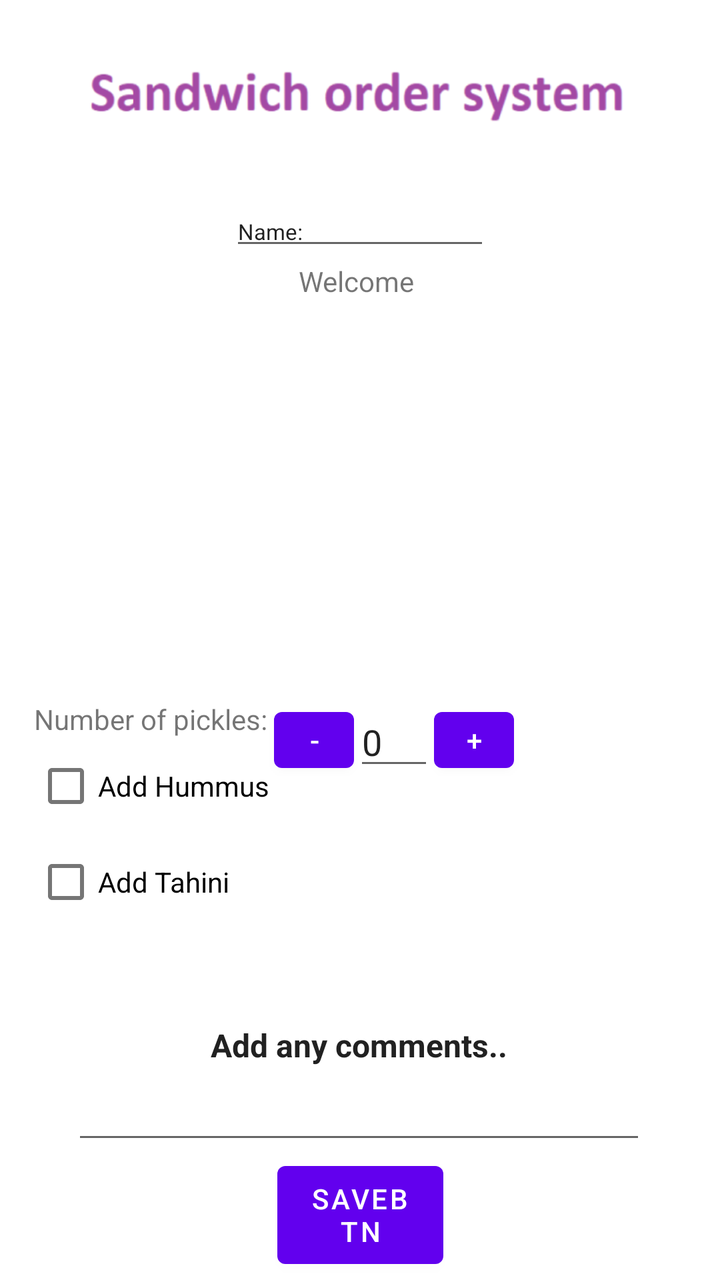
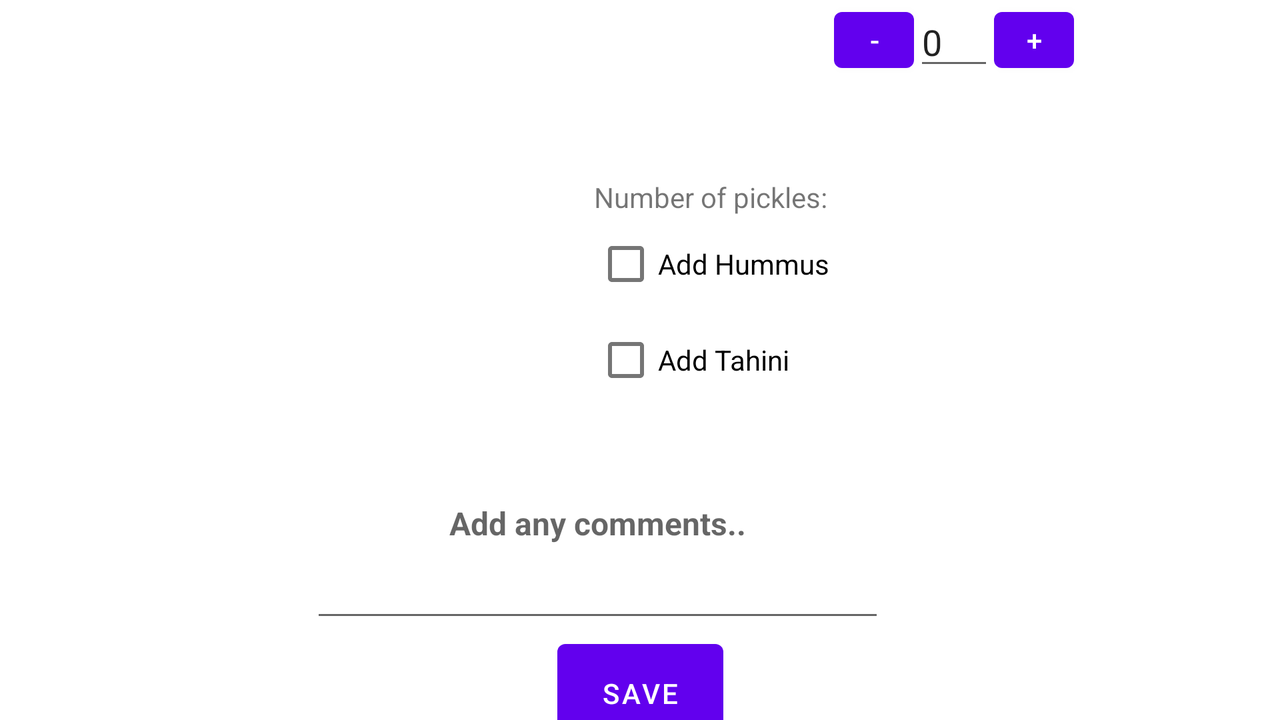

One screen, two layout resources from the same app: the default and the repository's alternative for another configuration. Each is rendered where Android would select it; the XML of both is given below.
<!-- AndroidManifest.xml: application theme Theme.Post_pc_ex7 -->
<!-- res/layout/new_order.xml -->
<?xml version="1.0" encoding="utf-8"?>
<androidx.constraintlayout.widget.ConstraintLayout
    xmlns:android="http://schemas.android.com/apk/res/android"
    xmlns:app="http://schemas.android.com/apk/res-auto"
    xmlns:tools="http://schemas.android.com/tools"
    android:layout_width="match_parent"
    android:layout_height="match_parent">

    <TextView
        android:id="@+id/welcomeTextView"
        android:layout_marginStart="100dp"
        android:layout_marginEnd="30dp"
        android:layout_marginTop="40dp"
        app:layout_constraintRight_toRightOf="@+id/layout"
        app:layout_constraintLeft_toLeftOf="@+id/layout"
        android:layout_width="wrap_content"
        app:layout_constraintRight_toLeftOf="@id/nameTextView"
        android:layout_height="wrap_content"
        android:visibility="gone"
        app:layout_constraintBottom_toTopOf="@id/sandwichImageView"
        android:text="Welcome                       "
        tools:layout_editor_absoluteX="55dp"
        tools:layout_editor_absoluteY="111dp" />

    <TextView
        android:id="@+id/nameTextView"
        app:layout_constraintBottom_toTopOf="@id/sandwichImageView"
        app:layout_constraintLeft_toRightOf="@id/welcomeTextView"
        android:layout_width="wrap_content"
        app:layout_constraintRight_toRightOf="parent"
        app:layout_constraintLeft_toLeftOf="parent"
        android:layout_height="wrap_content"
        android:text="Welcome "
        tools:layout_editor_absoluteX="214dp"
        tools:layout_editor_absoluteY="111dp" />


    <ImageView
        android:id="@+id/saveImage"
        android:layout_width="83dp"
        app:layout_constraintRight_toRightOf="parent"
        app:layout_constraintLeft_toLeftOf="parent"
        android:layout_height="61dp"
        android:src="@android:drawable/ic_menu_save"
        tools:layout_editor_absoluteX="154dp"
        app:layout_constraintTop_toBottomOf="@id/editCommentsEditText"
        tools:layout_editor_absoluteY="612dp" />

    <ImageView
        android:id="@+id/sandwichImageView"
        android:layout_width="156dp"
        android:layout_height="200dp"
        app:layout_constraintRight_toRightOf="parent"
        app:layout_constraintLeft_toLeftOf="parent"
        app:layout_constraintBottom_toTopOf="@id/picklesTextView"
        android:src="@drawable/sandwich"
        tools:layout_editor_absoluteX="113dp"
        tools:layout_editor_absoluteY="154dp" />

    <EditText
        android:id="@+id/editCommentsEditText"
        android:layout_width="287dp"
        android:layout_marginStart="32dp"
        android:layout_marginEnd="32dp"
        android:layout_marginBottom="32dp"
        android:ellipsize="start"
        android:gravity="center"
        android:textColor="#212121"
        android:textSize="16sp"
        android:textStyle="bold"
        app:autoSizeMaxTextSize="100sp"
        app:autoSizeMinTextSize="14sp"
        app:autoSizeStepGranularity="2sp"
        app:autoSizeTextType="uniform"
        android:layout_height="112dp"
        android:ems="10"
        android:inputType="textPersonName"
        android:text="Add any comments.."
        app:layout_constraintHorizontal_bias="0.427"
        app:layout_constraintLeft_toLeftOf="parent"
        app:layout_constraintRight_toRightOf="parent"
        app:layout_constraintTop_toBottomOf="@id/addTahiniCheckBox" />

    <CheckBox
        android:id="@+id/addHummusCheckBox"
        app:layout_constraintLeft_toLeftOf="@id/frameLayout"
        android:layout_width="wrap_content"
        android:layout_height="wrap_content"
        android:text="Add Hummus"
        android:layout_marginStart="15dp"
        app:layout_constraintTop_toBottomOf="@+id/picklesTextView"
        tools:layout_editor_absoluteX="59dp" />

    <CheckBox
        android:id="@+id/addTahiniCheckBox"
        android:layout_width="wrap_content"
        android:layout_marginStart="15dp"
        app:layout_constraintLeft_toLeftOf="@id/frameLayout"
        android:layout_height="wrap_content"
        android:text="Add Tahini"
        app:layout_constraintTop_toBottomOf="@+id/addHummusCheckBox"
        tools:layout_editor_absoluteX="59dp"
        tools:layout_editor_absoluteY="443dp" />



    <TextView
        android:id="@+id/picklesTextView"
        android:layout_width="wrap_content"
        app:layout_constraintLeft_toLeftOf="@id/frameLayout"
        app:layout_constraintTop_toBottomOf="@+id/layout"
        android:layout_height="wrap_content"
        android:layout_marginStart="15dp"
        android:text="Number of pickles: "
        tools:layout_editor_absoluteX="62dp"
        tools:layout_editor_absoluteY="374dp" />

    <EditText
        android:id="@+id/editTextTextPersonName"
        android:layout_width="wrap_content"
        android:layout_height="wrap_content"
        android:layout_weight="1"
        android:ems="10"
        android:textSize="11sp"
        app:layout_constraintLeft_toLeftOf="parent"
        app:layout_constraintRight_toRightOf="parent"
        app:layout_constraintBottom_toTopOf="@id/welcomeTextView"
        android:layout_marginBottom="20sp"
        android:inputType="textPersonName"
        android:text="Name: " />

    <ImageView
        android:id="@+id/x_image"
        app:layout_constraintLeft_toRightOf="@id/plus"
        android:layout_width="20dp"
        android:layout_height="20dp"
        android:visibility="gone"
        app:layout_constraintTop_toBottomOf="@id/sandwichImageView"
        android:src="@drawable/x"
         />

    <ImageView
        android:id="@+id/order_image"
        android:layout_width="wrap_content"
        app:layout_constraintRight_toRightOf="parent"
        app:layout_constraintLeft_toLeftOf="parent"
        android:layout_height="wrap_content"
        android:layout_weight="1"
        android:layout_marginTop="40dp"
        app:layout_constraintBottom_toTopOf="@id/welcomeTextView"
        android:src="@drawable/order_system"
        />

    <LinearLayout
        android:id="@+id/layout"
        android:layout_width="421dp"
        android:layout_height="350dp"
        android:layout_marginBottom="29dp"
        android:orientation="horizontal"
        app:layout_constraintTop_toTopOf="parent"
        tools:layout_editor_absoluteX="-10dp">




    </LinearLayout>

    <FrameLayout
        android:id="@+id/frameLayout"
        android:layout_width="358dp"
        android:layout_height="119dp"
        app:layout_constraintEnd_toEndOf="parent"
        tools:layout_editor_absoluteY="350dp">



    </FrameLayout>

    <Button
        android:id="@+id/minus"
        android:layout_width="40dp"
        android:layout_height="40dp"
        app:layout_constraintTop_toBottomOf="@id/sandwichImageView"
        android:text="-"
        app:layout_constraintLeft_toRightOf="@id/picklesTextView"
        tools:layout_editor_absoluteX="68dp"
        tools:layout_editor_absoluteY="667dp" />

    <Button
        android:id="@+id/plus"
        android:layout_width="40dp"
        app:layout_constraintTop_toBottomOf="@id/sandwichImageView"
        android:layout_height="40dp"
        app:layout_constraintLeft_toRightOf="@id/editNumberPicklesText"
        android:text="+"
        tools:layout_editor_absoluteX="149dp"
        tools:layout_editor_absoluteY="667dp" />

    <EditText
        android:id="@+id/editNumberPicklesText"
        android:layout_width="40dp"
        app:layout_constraintTop_toBottomOf="@id/sandwichImageView"
        app:layout_constraintLeft_toRightOf="@id/minus"
        android:layout_height="40dp"
        android:ems="20"
        android:maxLength="2"
        android:text="0"
        android:inputType="number"
        tools:layout_editor_absoluteX="109dp"
        tools:layout_editor_absoluteY="667dp" />

    <Button
        android:id="@+id/saveImageButton"
        android:text="saveBtn"
        android:layout_width="83dp"
        app:layout_constraintRight_toRightOf="parent"
        app:layout_constraintLeft_toLeftOf="parent"
        android:layout_height="61dp"
        app:srcCompat="@android:drawable/ic_menu_save"
        tools:layout_editor_absoluteX="154dp"
        android:visibility="visible"
        app:layout_constraintTop_toBottomOf="@id/editCommentsEditText"
        tools:layout_editor_absoluteY="612dp" />



</androidx.constraintlayout.widget.ConstraintLayout>
<!-- resources referenced by this layout -->
<resources>
  <!-- drawable order_system: png bitmap (drawable, 19589 bytes) -->
  <!-- drawable x: png bitmap (drawable, 1632 bytes) -->
  <style name="Theme.Post_pc_ex7" parent="Theme.MaterialComponents.DayNight.DarkActionBar">
          
          <item name="colorPrimary">@color/purple_500</item>
          <item name="colorPrimaryVariant">@color/purple_700</item>
          <item name="colorOnPrimary">@color/white</item>
          
          <item name="colorSecondary">@color/teal_200</item>
          <item name="colorSecondaryVariant">@color/teal_700</item>
          <item name="colorOnSecondary">@color/black</item>
          
          <item name="android:statusBarColor" tools:targetApi="l">?attr/colorPrimaryVariant</item>
          
      </style>
</resources>
<!-- res/layout-land/new_order.xml (the repository's variant of the layout above) -->
<!-- drawn on the phone turned sideways -->
<?xml version="1.0" encoding="utf-8"?>
<androidx.constraintlayout.widget.ConstraintLayout
    xmlns:android="http://schemas.android.com/apk/res/android"
    xmlns:app="http://schemas.android.com/apk/res-auto"
    xmlns:tools="http://schemas.android.com/tools"
    android:layout_width="match_parent"
    android:layout_height="match_parent">

    <TextView
        android:id="@+id/welcomeTextView"
        android:layout_width="wrap_content"
        android:layout_height="wrap_content"
        android:text="New order                       "
        android:visibility="gone"
        app:layout_constraintLeft_toLeftOf="@+id/layout"
        tools:layout_editor_absoluteY="150dp" />


    <ImageView
        android:id="@+id/saveImage"
        android:layout_width="83dp"
        app:layout_constraintRight_toRightOf="parent"
        app:layout_constraintLeft_toLeftOf="parent"
        android:layout_height="61dp"
        android:src="@android:drawable/ic_menu_save"
        tools:layout_editor_absoluteX="154dp"
        app:layout_constraintTop_toBottomOf="@id/editCommentsEditText"
        tools:layout_editor_absoluteY="612dp" />

    <EditText
        android:id="@+id/editCommentsEditText"
        android:layout_width="287dp"
        android:layout_marginStart="32dp"
        android:layout_marginEnd="32dp"
        android:layout_marginBottom="32dp"
        android:ellipsize="start"
        android:gravity="center"
        android:textColor="#212121"
        android:textSize="16sp"
        android:textStyle="bold"
        app:autoSizeMaxTextSize="100sp"
        app:autoSizeMinTextSize="14sp"
        app:autoSizeStepGranularity="2sp"
        app:autoSizeTextType="uniform"
        android:layout_height="112dp"
        android:ems="10"
        android:inputType="textPersonName"
        android:hint="Add any comments.."
        app:layout_constraintHorizontal_bias="0.427"
        app:layout_constraintLeft_toLeftOf="parent"
        app:layout_constraintRight_toRightOf="parent"
        app:layout_constraintTop_toBottomOf="@id/addTahiniCheckBox" />

    <CheckBox
        android:id="@+id/addHummusCheckBox"
        app:layout_constraintLeft_toLeftOf="@id/frameLayout"
        android:layout_width="wrap_content"
        android:layout_height="wrap_content"
        android:text="Add Hummus"
        android:layout_marginStart="15dp"
        app:layout_constraintTop_toBottomOf="@+id/picklesTextView"
        tools:layout_editor_absoluteX="59dp" />

    <CheckBox
        android:id="@+id/addTahiniCheckBox"
        android:layout_width="wrap_content"
        android:layout_marginStart="15dp"
        app:layout_constraintLeft_toLeftOf="@id/frameLayout"
        android:layout_height="wrap_content"
        android:text="Add Tahini"
        app:layout_constraintTop_toBottomOf="@+id/addHummusCheckBox"
        tools:layout_editor_absoluteX="59dp"
        tools:layout_editor_absoluteY="443dp" />



    <TextView
        android:id="@+id/picklesTextView"
        android:layout_width="wrap_content"
        app:layout_constraintLeft_toLeftOf="@id/frameLayout"
        app:layout_constraintTop_toBottomOf="@+id/layout"
        android:layout_height="wrap_content"
        android:layout_marginStart="15dp"
        android:text="Number of pickles: "
        tools:layout_editor_absoluteX="62dp"
        tools:layout_editor_absoluteY="374dp" />

    <EditText
        android:id="@+id/editTextTextPersonName"
        android:layout_width="wrap_content"
        android:layout_height="wrap_content"
        android:layout_marginBottom="16dp"
        android:layout_weight="1"
        android:ems="10"
        android:hint="Name: "
        android:inputType="textPersonName"
        android:textSize="11sp"
        app:layout_constraintBottom_toTopOf="@id/welcomeTextView"
        app:layout_constraintHorizontal_bias="0.322"
        app:layout_constraintLeft_toLeftOf="parent"
        app:layout_constraintRight_toRightOf="parent" />

    <ImageView
        android:id="@+id/x_image"
        android:layout_width="20dp"
        android:layout_height="20dp"
        android:src="@drawable/x"
        android:visibility="gone"
        app:layout_constraintLeft_toRightOf="@id/plus" />

    <LinearLayout
        android:id="@+id/layout"
        android:layout_width="75dp"
        android:layout_height="89dp"
        android:orientation="horizontal"
        app:layout_constraintTop_toTopOf="parent"
        tools:layout_editor_absoluteX="-10dp">


    </LinearLayout>

    <FrameLayout
        android:id="@+id/frameLayout"
        android:layout_width="358dp"
        android:layout_height="119dp"
        app:layout_constraintEnd_toEndOf="parent"
        tools:layout_editor_absoluteY="350dp">



    </FrameLayout>

    <Button
        android:id="@+id/minus"
        android:layout_width="40dp"
        android:layout_height="40dp"
        android:text="-"
        app:layout_constraintLeft_toRightOf="@id/picklesTextView"
        tools:layout_editor_absoluteY="350dp" />

    <Button
        android:id="@+id/plus"
        android:layout_width="40dp"
        android:layout_height="40dp"
        android:text="+"
        app:layout_constraintLeft_toRightOf="@id/editNumberPicklesText"
        tools:layout_editor_absoluteY="350dp" />

    <EditText
        android:id="@+id/editNumberPicklesText"
        android:layout_width="40dp"
        android:layout_height="40dp"
        android:ems="20"
        android:inputType="number"
        android:maxLength="2"
        android:text="0"
        app:layout_constraintLeft_toRightOf="@id/minus"
        tools:layout_editor_absoluteY="350dp" />

    <Button
        android:id="@+id/saveImageButton"
        android:text="Save"
        android:layout_width="83dp"
        app:layout_constraintRight_toRightOf="parent"
        app:layout_constraintLeft_toLeftOf="parent"
        android:layout_height="61dp"
        app:srcCompat="@android:drawable/ic_menu_save"
        tools:layout_editor_absoluteX="154dp"
        android:visibility="visible"
        app:layout_constraintTop_toBottomOf="@id/editCommentsEditText"
        tools:layout_editor_absoluteY="612dp" />



</androidx.constraintlayout.widget.ConstraintLayout>
<!-- resources referenced by the variant -->
<!-- as the phone turned sideways resolves them -->
<resources>
  <!-- drawable x: png bitmap (drawable, 1632 bytes) -->
  <style name="Theme.Post_pc_ex7" parent="Theme.MaterialComponents.DayNight.DarkActionBar">
          
          <item name="colorPrimary">@color/purple_500</item>
          <item name="colorPrimaryVariant">@color/purple_700</item>
          <item name="colorOnPrimary">@color/white</item>
          
          <item name="colorSecondary">@color/teal_200</item>
          <item name="colorSecondaryVariant">@color/teal_700</item>
          <item name="colorOnSecondary">@color/black</item>
          
          <item name="android:statusBarColor" tools:targetApi="l">?attr/colorPrimaryVariant</item>
          
      </style>
</resources>
